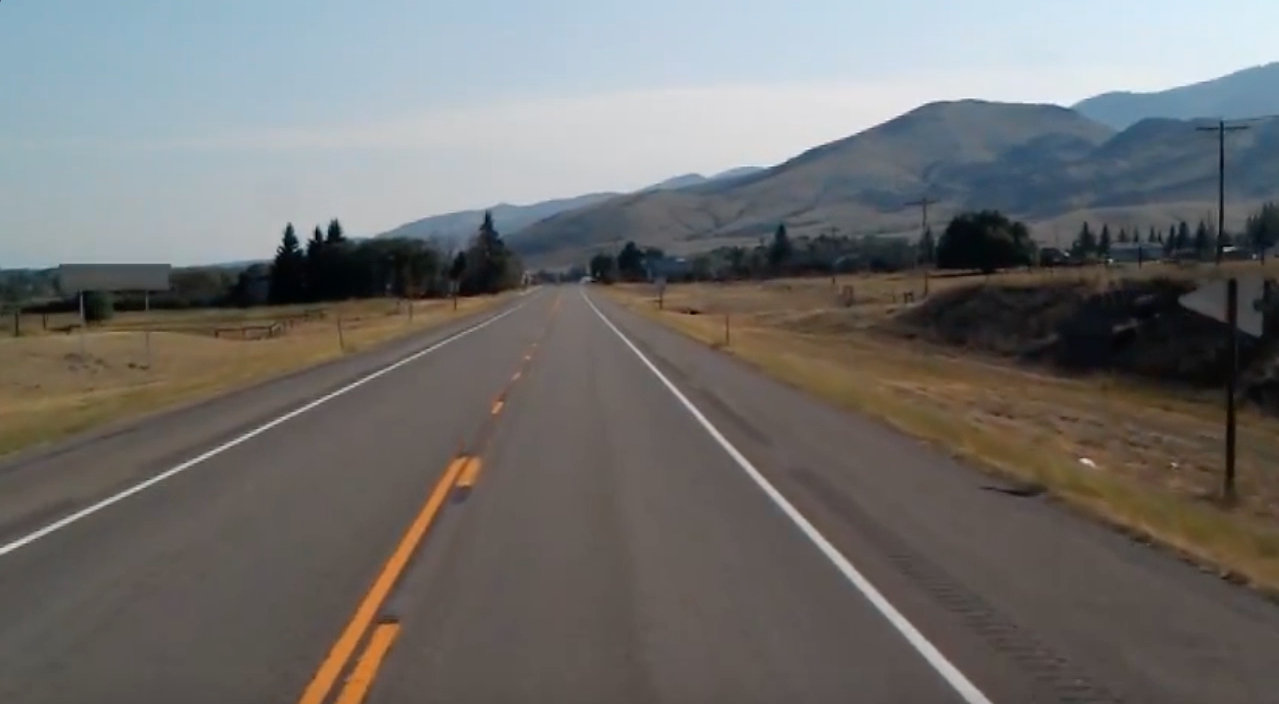
#> input picture Image-Processing-Lab-08-Huy/input/image1.jpg, 1279 x 704 px
$ python -i scaling_rotating_shifting_edgeDet.py   (imports and definitions only)
#> lines starting #> are read from the running program, lines starting #| are printed output that depends on the picture
#> further down, picture is the input picture: shape (704, 1279, 3); mean B, G, R 109.7, 111.3, 112.3
import cv2 as cv
import matplotlib.pyplot as plt
import numpy
from pathlib import Path


def solver(image):
    rotate = rotator(image)
    shifted = shifter(image)
    edged = edge_detector(image)

    figure = plt.figure()

    Titles = ["Original", "Rotated", "Shifted", "Edge detected"]
    count = 4
    images = [cv.cvtColor(image, cv.COLOR_BGR2RGB), cv.cvtColor(rotate, cv.COLOR_BGR2RGB), cv.cvtColor(
        shifted, cv.COLOR_BGR2RGB), cv.cvtColor(edged, cv.COLOR_BGR2RGB)]

    for i in range(count):
        plt.subplot(2, 2, i + 1)
        plt.title(Titles[i])
        plt.imshow(images[i])

    save_path = (Path(__file__).resolve().parent.parent.parent).joinpath(
        'Result_images')

    figure.savefig(save_path.joinpath('image_11.png'))


def rotator(image):
    M = cv.getRotationMatrix2D((image.shape[1] / 2, image.shape[0] / 2), 45, 1)
    res = cv.warpAffine(image, M, (image.shape[1], image.shape[0]))
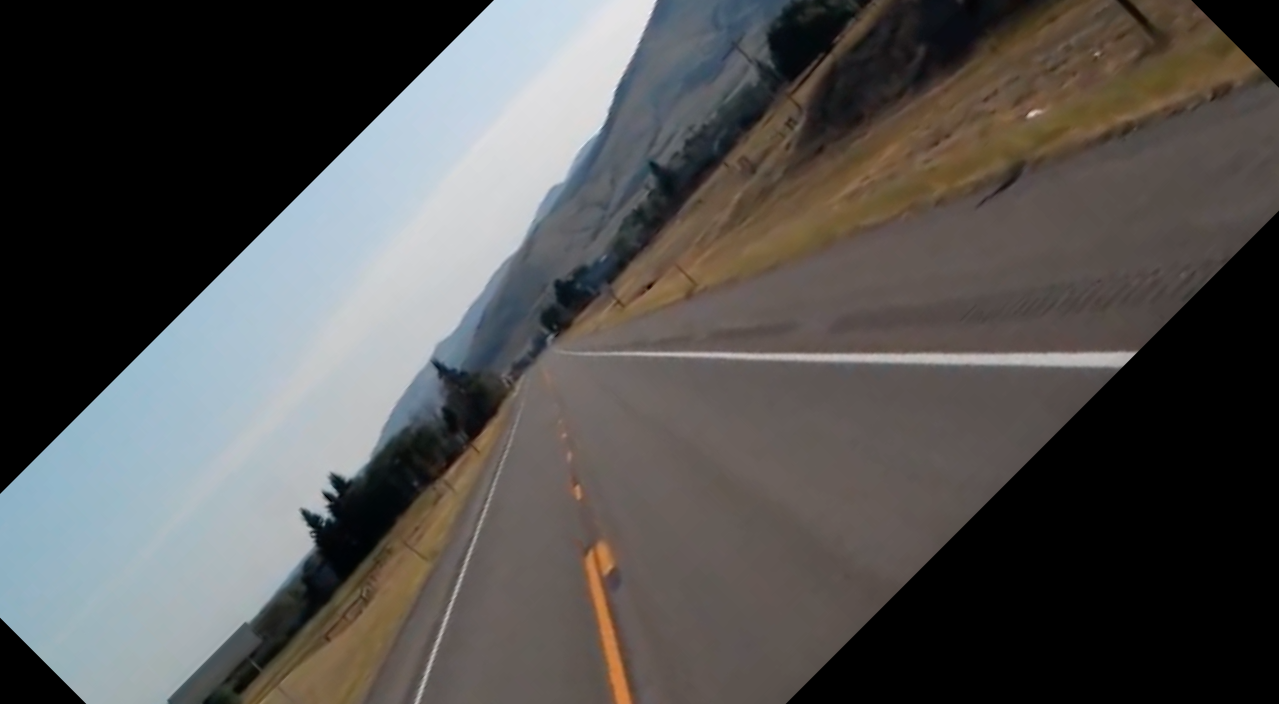
#> res: shape (704, 1279, 3); mean B, G, R 79.7, 81.2, 82.7
    return res


def shifter(image):
    ratio = numpy.float32([[1, 0, 300], [0, 1, 100]])

    res = cv.warpAffine(image, ratio, (image.shape[1], image.shape[0]))
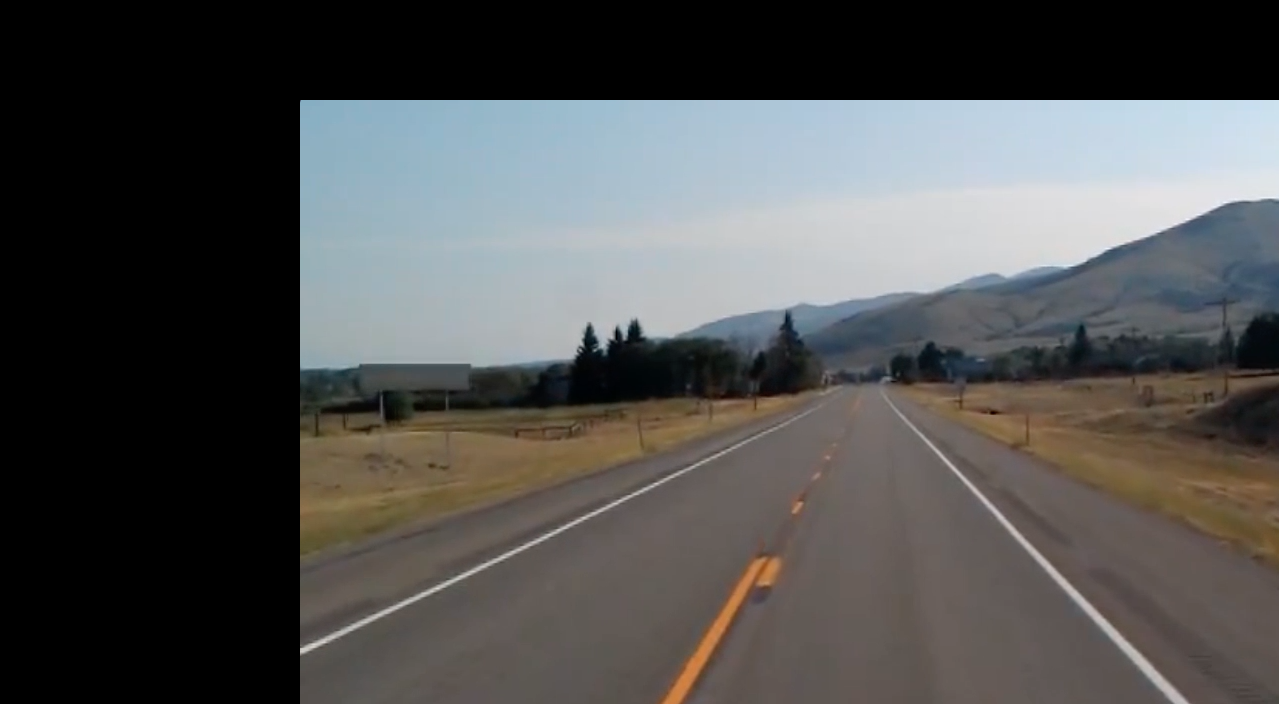
#> res: shape (704, 1279, 3); mean B, G, R 80.1, 80.7, 80.6

    return res


def edge_detector(image):
    return cv.Canny(image, 200, 100)
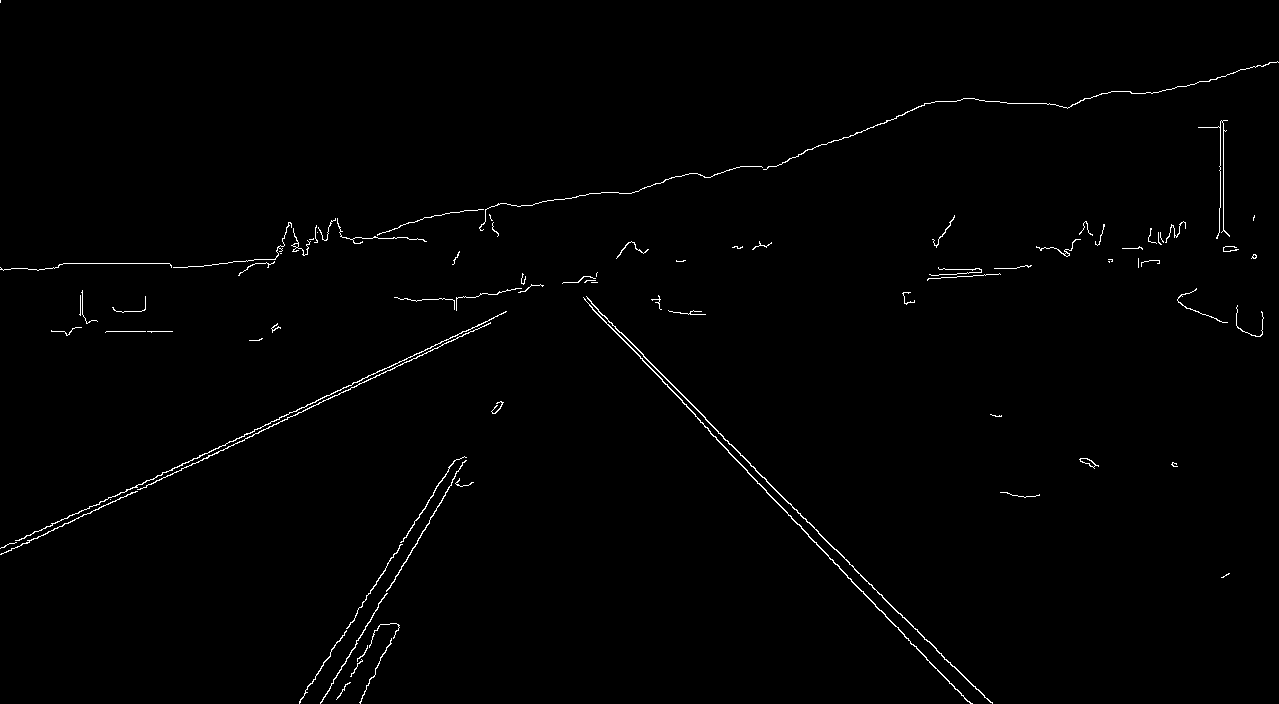
#> returned value: shape (704, 1279); 0.88% white in thin lines or dots

>>> import cv2
>>> picture = cv2.imread('../../../Image-Processing-Lab-08-Huy/input/image1.jpg')
>>> result = solver(picture)
#> in solver, `figure.savefig(save_path.joinpath('image_11.png'))`:
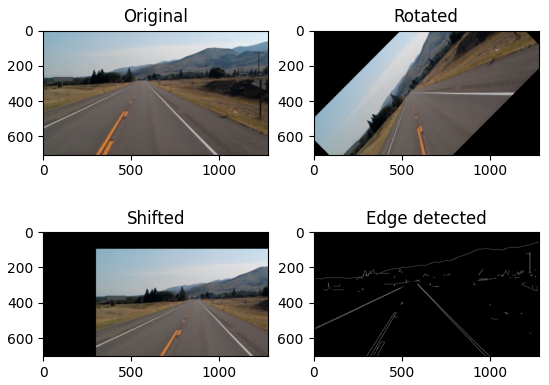
#> figure drawn by matplotlib, 4 panels
